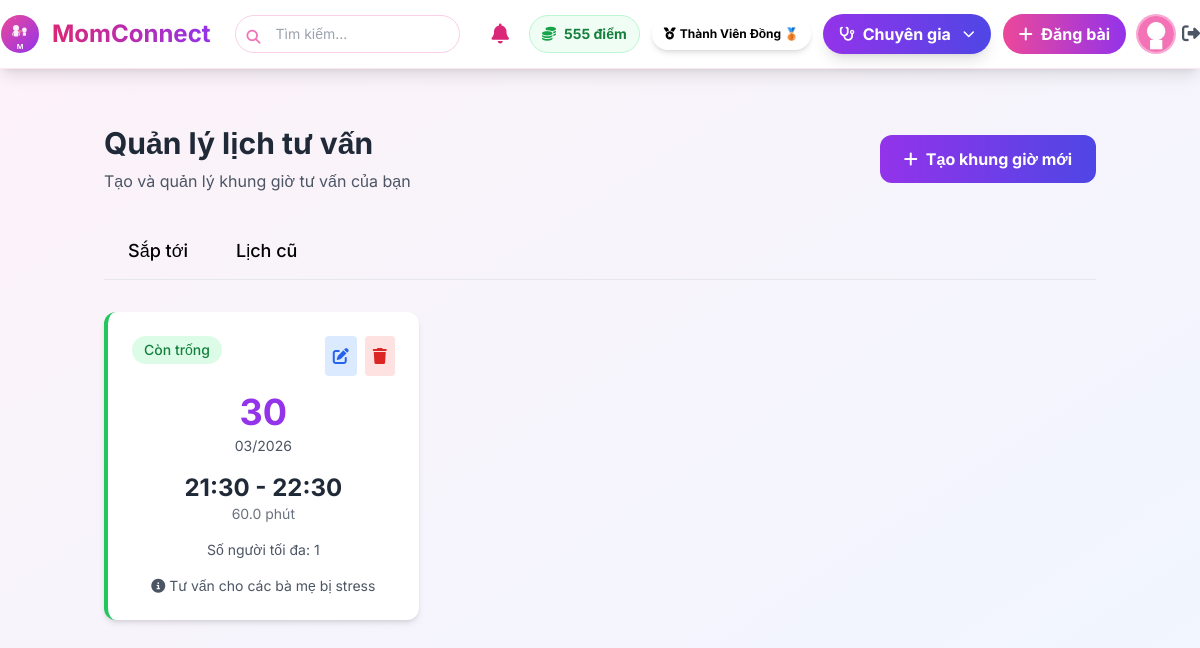
Screenshot of /expert/schedule (signed in) with the database file from the repository.
### models.py (models this page shows, shortened)
class User(UserMixin, db.Model):
    __tablename__ = 'users'
    id = db.Column(db.Integer, primary_key=True)
    name = db.Column(db.String(100), nullable=False)
    email = db.Column(db.String(100), unique=True, nullable=False)
    password = db.Column(db.String(200), nullable=False)
    avatar = db.Column(db.String(200), default='default.jpg')
    bio = db.Column(db.Text)
    phone = db.Column(db.String(15), unique=True)  # Số điện thoại
    rating = db.Column(db.Float, default=0.0)  # Trung bình sao (0-5)
    children_count = db.Column(db.Integer, default=0)
    children_ages = db.Column(db.String(100))
    points = db.Column(db.Integer, default=0)
    role = db.Column(db.String(20), default='user')  # user, admin, expert
    is_active = db.Column(db.Boolean, default=True)
    badge = db.Column(db.String(50))  # ← THÊM TRƯỜNG CẤP BẬC
    created_at = db.Column(db.DateTime, default=vietnam_now)
    is_verified_expert = db.Column(db.Boolean, default=False)
    expert_category = db.Column(db.String(50))  # Lĩnh vực chuyên môn
    specialty = db.Column(db.String(100))              # Chuyên môn cụ thể
    experience_years = db.Column(db.Integer)           # Số năm kinh nghiệm
    workplace = db.Column(db.String(200))              # Nơi làm việc
    license_number = db.Column(db.String(100))         # Số chứng chỉ hành nghề
    license_expiry = db.Column(db.Date)                # Ngày hết hạn chứng chỉ
    consultation_fee = db.Column(db.Float)             # Phí tư vấn (VNĐ)
    education = db.Column(db.Text)                     # Học vấn
    certifications = db.Column(db.Text)                # Chứng chỉ (JSON string)
    availability = db.Column(db.String(20), default='available')  # available/busy/offline
    credibility_score = db.Column(db.Float, default=0) # Điểm uy tín
    posts = db.relationship('Post', backref='author', lazy='dynamic')

class TimeSlot(db.Model):
    __tablename__ = 'time_slots'
    id = db.Column(db.Integer, primary_key=True)
    expert_id = db.Column(db.Integer, db.ForeignKey('users.id'), nullable=False)
    start_time = db.Column(db.DateTime, nullable=False)
    end_time = db.Column(db.DateTime, nullable=False)
    status = db.Column(db.String(20), default='available')  # available, booked, cancelled
    max_participants = db.Column(db.Integer, default=1)
    notes = db.Column(db.Text)
    created_at = db.Column(db.DateTime, default=vietnam_now)
    expert = db.relationship('User', foreign_keys=[expert_id], backref='time_slots')
    booking = db.relationship('Booking', back_populates='time_slot', uselist=False)  # 1-1

### app.py (the view, shortened to what this page needs)
@app.route('/expert/schedule', methods=['GET', 'POST'])
@expert_required
def expert_schedule():
    now = vietnam_now()
    min_date = now.strftime('%Y-%m-%d')
    upcoming_slots = TimeSlot.query.filter_by(expert_id=current_user.id)\
                                  .filter(TimeSlot.start_time >= now)\
                                  .order_by(TimeSlot.start_time).all()
    old_slots = TimeSlot.query.filter_by(expert_id=current_user.id)\
                             .filter(TimeSlot.start_time < now)\
                             .order_by(TimeSlot.start_time.desc()).all()
    return render_template(
        'expert/schedule.html',
        upcoming_slots=upcoming_slots,
        old_slots=old_slots,
        min_date=min_date
    )

### app.py (called while the page is built, shortened)
@login_manager.user_loader
def load_user(id):
    user = User.query.get(int(id))
    if user:
        update_user_badge(user)  # ← Tự động cập nhật badge mỗi khi đăng nhập/load user
    return user

def update_user_badge(user):
    old_badge = getattr(user, 'badge', None)
    points = user.points
    if points > 2000:
        badge = "Ứng viên Chuyên gia 🌟"
        can_request_expert = True
    elif points >= 1001:
        badge = "Thành Viên Bạc 🥈"
        can_request_expert = False
    elif points >= 201:
        badge = "Thành Viên Đồng 🥉"
        can_request_expert = False
    else:
        badge = "Mầm Non 👶"
        can_request_expert = False

@app.context_processor
def utility_processor():
    def now():
        return vietnam_now()
    return dict(now=now)

def expert_required(f):
    @wraps(f)
    @login_required
    def decorated_function(*args, **kwargs):
        if not current_user.is_verified_expert:
            flash('Chỉ chuyên gia mới được truy cập tính năng này!', 'error')
            return redirect(url_for('home'))
        return f(*args, **kwargs)
    return decorated_function

### models.py (called while the page is built)
def vietnam_now():
    utc_now = datetime.utcnow().replace(tzinfo=pytz.UTC)
    vn_tz = pytz.timezone('Asia/Ho_Chi_Minh')
    return utc_now.astimezone(vn_tz)  # ✅ Có timezone

### templates/expert/schedule.html (shortened to what this page needs)
{% extends "expert/base_expert.html" %}
{% block content %}
<div class="container mx-auto px-4 py-8">
    <div class="flex justify-between items-center mb-8">
        <div>
            <h1 class="text-3xl font-bold text-gray-800 mb-2">Quản lý lịch tư vấn</h1>
            <p class="text-gray-600">Tạo và quản lý khung giờ tư vấn của bạn</p>
        </div>
        <button onclick="openCreateModal()"
            class="bg-gradient-to-r from-purple-600 to-indigo-600 text-white px-6 py-3 rounded-xl font-bold hover:shadow-lg transition transform hover:scale-105 flex items-center gap-2">
            <i class="fas fa-plus"></i>
            Tạo khung giờ mới
        </button>
    </div>
    <div class="flex border-b border-gray-200 mb-8">
        <button onclick="showTab('upcoming')"
            class="tab-btn px-6 py-3 font-medium text-lg border-b-2 border-transparent hover:border-purple-600 focus:border-purple-600 active-tab">
            Sắp tới
        </button>
        <button onclick="showTab('old')"
            class="tab-btn px-6 py-3 font-medium text-lg border-b-2 border-transparent hover:border-purple-600 focus:border-purple-600">
            Lịch cũ
        </button>
    </div>
    <div id="upcoming-tab" class="tab-content">
        {% if upcoming_slots and upcoming_slots|length > 0 %}
        <div class="grid grid-cols-1 md:grid-cols-2 lg:grid-cols-3 gap-6" id="slotsContainer">
            {% for slot in upcoming_slots %}
            <div class="slot-card bg-white rounded-xl shadow-md overflow-hidden border-l-4
                        {{ 'border-green-500' if slot.status == 'available' else 'border-orange-500' if slot.status == 'booked' else 'border-gray-400' }}"
                data-slot-id="{{ slot.id }}" data-date="{{ slot.start_time.strftime('%Y-%m-%d') }}"
                data-start-time="{{ slot.start_time.strftime('%H:%M') }}"
                data-duration="{{ (slot.end_time - slot.start_time).total_seconds() // 60 }}"
                data-max-participants="{{ slot.max_participants }}" data-notes="{{ slot.notes or '' }}">
                <div class="p-6">
                    <div class="flex justify-between items-start mb-4">
                        {% if slot.status == 'available' %}
                        <span class="bg-green-100 text-green-700 px-3 py-1 rounded-full text-sm font-medium">
                            Còn trống
                        </span>
                        {% elif slot.status == 'booked' %}
                        <span class="bg-orange-100 text-orange-700 px-3 py-1 rounded-full text-sm font-medium">
                            Đã đặt
                        </span>
                        {% else %}
                        <span class="bg-gray-100 text-gray-700 px-3 py-1 rounded-full text-sm font-medium">
                            Đã hủy
                        </span>
                        {% endif %}
                        <div class="flex gap-2">
                            {% if slot.status == 'available' %}
                            <button onclick="editSlot({{ slot.id }})"
                                class="p-2 bg-blue-100 text-blue-600 rounded hover:bg-blue-200 transition"
                                title="Chỉnh sửa">
                                <i class="fas fa-edit"></i>
                            </button>
                            {% endif %}
                            <button onclick="deleteSlot({{ slot.id }})"
                                class="p-2 bg-red-100 text-red-600 rounded hover:bg-red-200 transition" title="Xóa">
                                <i class="fas fa-trash"></i>
                            </button>
                        </div>
                    </div>
                    <div class="text-center mb-4">
                        <div class="text-4xl font-bold text-purple-600 mb-1">
                            {{ slot.start_time.strftime('%d') }}
                        </div>
                        <div class="text-sm text-gray-600">
                            {{ slot.start_time.strftime('%m/%Y') }}
                        </div>
                    </div>
                    <div class="text-center mb-4">
                        <div class="text-2xl font-bold text-gray-800">
                            {{ slot.start_time.strftime('%H:%M') }} - {{ slot.end_time.strftime('%H:%M') }}
                        </div>
                        <div class="text-sm text-gray-500">
                            {{ ((slot.end_time - slot.start_time).total_seconds() // 60) }} phút
                        </div>
                    </div>
                    <div class="text-center text-sm text-gray-600 mb-4">
                        Số người tối đa: {{ slot.max_participants }}
                    </div>
                    {% if slot.notes %}
                    <p class="text-sm text-gray-600 text-center">
                        <i class="fas fa-info-circle mr-1"></i>{{ slot.notes }}
                    </p>
                    {% endif %}
                </div>
            </div>
            {% endfor %}
        </div>
        {% endif %}
    </div>
    {% endblock %}

### templates/base.html (shortened to what this page needs)
<!DOCTYPE html>
<html lang="vi">
<head>
    <script src="https://cdn.tailwindcss.com"></script>
    <link href="https://cdnjs.cloudflare.com/ajax/libs/font-awesome/6.5.0/css/all.min.css" rel="stylesheet">
</head>
<body class="bg-gradient-to-br from-pink-50 to-blue-50 min-h-screen">
    <nav class="bg-white shadow-lg py-3 sticky top-0 z-50 border-b border-pink-100">
        <div class="max-w-7xl mx-auto flex flex-col md:flex-row md:items-center justify-between gap-4">
            <a href="{{ url_for('home') }}" class="flex items-center gap-3 group shrink-0">
                <img src="{{ url_for('static', filename='logo.svg') }}" alt="MomConnect Logo"
                    class="w-10 h-10 logo-img">
                <span
                    class="text-2xl font-bold bg-gradient-to-r from-pink-600 to-purple-600 bg-clip-text text-transparent whitespace-nowrap">
                </span>
            </a>
            <form action="{{ url_for('search') }}" method="get"
                class="flex-1 w-full md:w-auto md:max-w-md mx-2 order-last md:order-none">
                <div class="relative">
                    <input type="text" name="q" placeholder="Tìm kiếm..."
                        class="w-full pl-10 pr-4 py-2 border border-pink-200 rounded-full focus:outline-none focus:ring-2 focus:ring-pink-400 transition text-sm">
                    <i class="fas fa-search absolute left-3 top-3 text-pink-400 text-sm"></i>
                </div>
            </form>
            <div class="flex items-center gap-2 md:gap-3 flex-wrap justify-end w-full md:w-auto mt-3 md:mt-0">
                {% if current_user.is_authenticated %}
                <div class="relative shrink-0">
                    <button onclick="toggleNotif()" class="relative p-2 hover:bg-gray-100 rounded-full transition">
                        <i class="fas fa-bell text-xl text-pink-600"></i>
                    </button>
                </div>
                {% if current_user.role != 'admin' %}
                <div class="flex items-center gap-2 bg-green-50 px-3 py-2 rounded-full border border-green-200">
                    <i class="fas fa-coins text-green-600 text-sm"></i>
                    <span class="text-green-700 font-bold text-sm">{{ current_user.points }} điểm</span>
                </div>
                {% if current_user.badge %}
                <span
                    class="px-3 py-2 rounded-full text-xs font-bold flex items-center gap-1 shadow-md animate-pulse-slow hidden sm:inline-flex"
                    {% if 'Ứng viên Chuyên gia' in current_user.badge %}bg-gradient-to-r from-purple-700 to-pink-700
                    text-white shadow-purple-500/50 {% elif 'Thành Viên Bạc' in current_user.badge %}bg-gradient-to-r
                    from-gray-400 to-gray-600 text-white {% elif 'Thành Viên Đồng' in current_user.badge
                    %}bg-gradient-to-r from-orange-600 to-yellow-600 text-white {% else %}bg-gradient-to-r
                    from-green-400 to-teal-500 text-white{% endif %}">
                    <i class="fas fa-medal text-xs"></i>
                    <span class="hidden sm:inline text-xs">{{ current_user.badge }}</span>
                </span>
                {% endif %}
                {% endif %}
                <div class="flex items-center gap-2">
                    {% if current_user.role != 'admin' %}
                    {% if current_user.is_verified_expert %}
                    <div class="relative group">
                        <button
                            class="bg-gradient-to-r from-purple-600 to-indigo-600 text-white px-4 py-2 rounded-full font-bold hover:shadow-xl transition flex items-center gap-2 shadow-lg transform hover:scale-105">
                            <i class="fas fa-stethoscope text-sm"></i>
                            <span class="hidden sm:inline">Chuyên gia</span>
                            <i class="fas fa-chevron-down ml-1 text-xs"></i>
                        </button>
                    </div>
                    {% endif %}
                    {% endif %}
                </div>
                {% endif %}
                {% if current_user.is_authenticated %}
                <a href="{{ url_for('create_post') }}"
                    class="bg-gradient-to-r from-pink-500 to-purple-600 text-white px-4 py-2 rounded-full font-bold hover:shadow-lg transition transform hover:scale-105 flex items-center gap-2 shrink-0">
                    <i class="fas fa-plus"></i>
                    <span class="hidden sm:inline">Đăng bài</span>
                </a>
                <div class="flex items-center gap-2">
                    <div class="relative group">
                        <a href="{{ url_for('profile') }}">
                            <img src="{{ url_for('static', filename=current_user.avatar or 'images/default-avatar.png') }}"
                                class="w-9 h-9 rounded-full object-cover ring-2 ring-pink-300 cursor-pointer transform hover:scale-110 transition-transform">
                        </a>
                    </div>
                    <a href="{{ url_for('logout') }}" class="text-gray-600 hover:text-red-600 transition-colors">
                        <i class="fas fa-sign-out-alt text-lg"></i>
                    </a>
                </div>
                {% endif %}
            </div>
        </div>
    </nav>
    <div class="max-w-7xl mx-auto p-4 md:p-6">
        {% block content %}{% endblock %}
    </div>
</body>
</html>

### templates/base.html (style rules this page uses)
body { font-family: 'Inter', sans-serif; }
.logo-img { transition: transform 0.3s ease; }
.animate-pulse-slow { animation: pulse 3s infinite; }

### rows the page displays
User: points "555", badge "Thành Viên Đồng 🥉", avatar (placeholder picture)
TimeSlot: status "Còn trống", start_time "30", start_time "03/2026", start_time "21:30", end_time "22:30", ((slot.end_time-slot.start_time).total_seconds()//60) "60.0", max_participants "1", notes "Tư vấn cho các bà mẹ bị stress"
